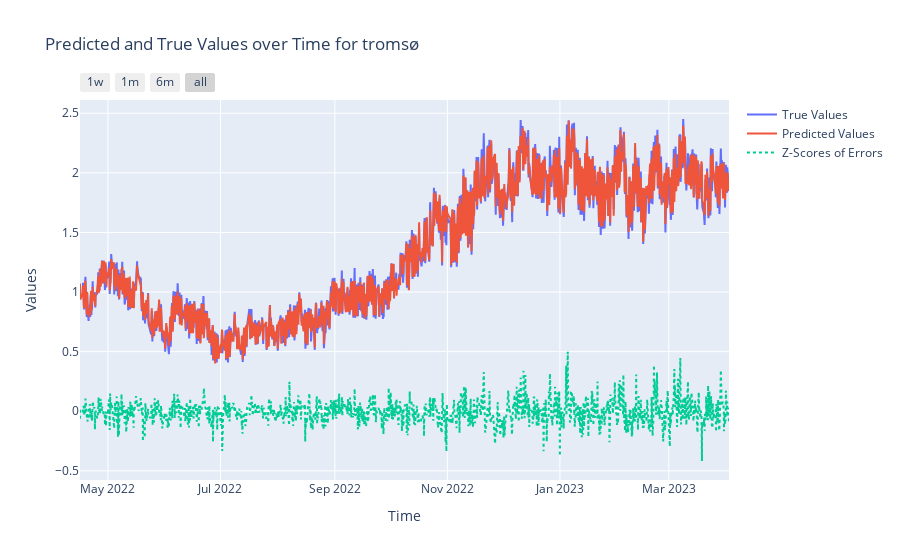
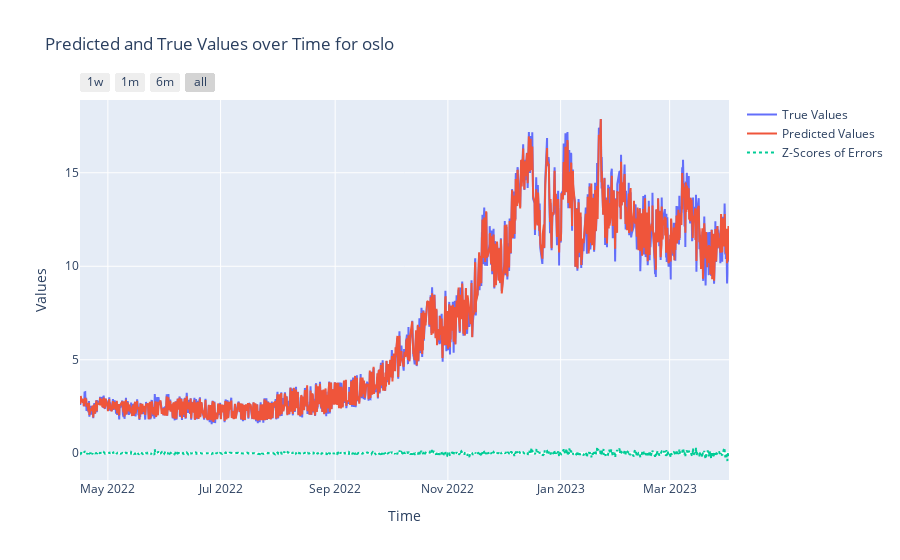
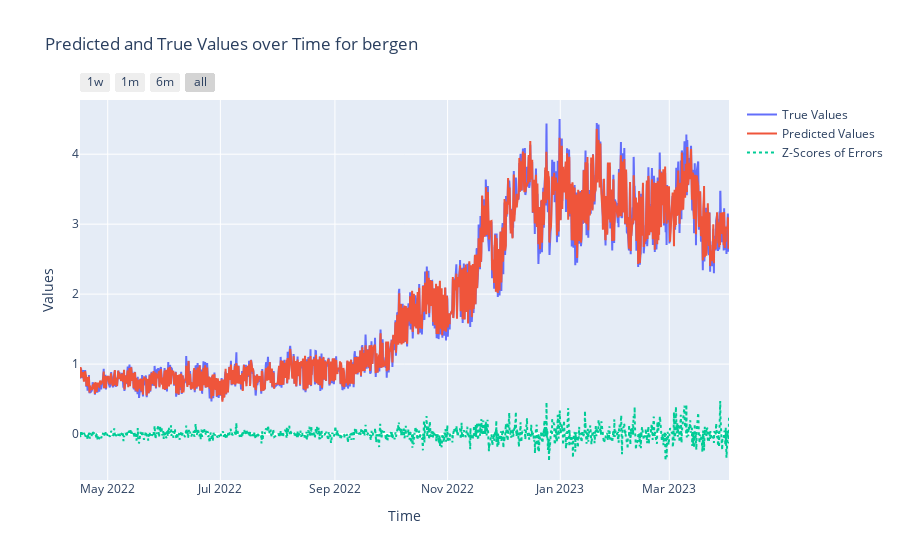
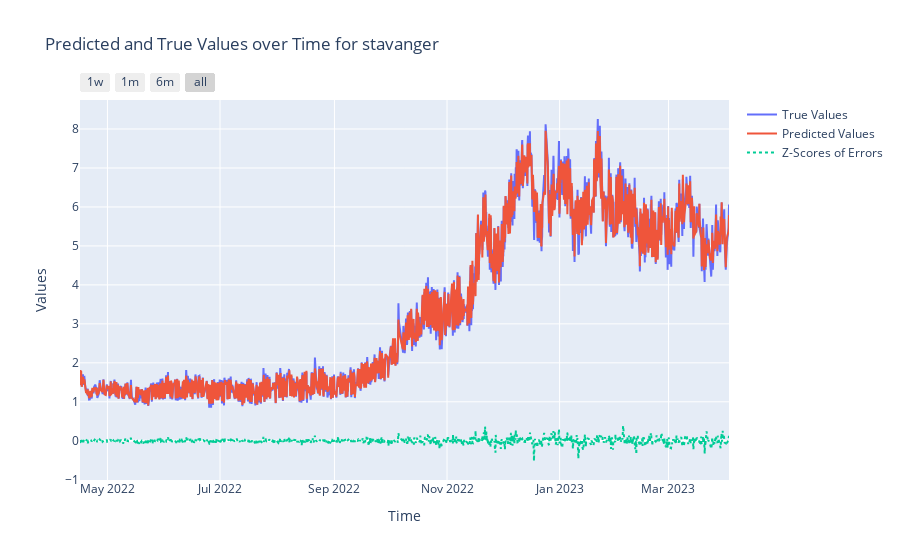

Write notebook code for charts like these, in order.
### Code cell
import plotly.graph_objects as go

locations = combined_predictions['original_location'].unique()

for location in locations:
    subset_df = combined_predictions[combined_predictions['original_location'] == location]
    
    time = subset_df['time']
    true_values = subset_df['consumption']
    predicted_values = subset_df['prediction_label']
    errors = true_values - predicted_values
    #std_devs = true_values.expanding().std()
    std_devs = true_values.std()
    z_scores = errors / std_devs

    fig = go.Figure()

    # Add traces for true values, predicted values, and z-scores
    fig.add_trace(go.Scatter(x=time, y=true_values, mode='lines', name='True Values'))
    fig.add_trace(go.Scatter(x=time, y=predicted_values, mode='lines', name='Predicted Values'))
    fig.add_trace(go.Scatter(x=time, y=z_scores, mode='lines', name='Z-Scores of Errors', line=dict(dash='dot')))

    # Update layout for better visualization
    fig.update_layout(
        title=f'Predicted and True Values over Time for {location}',
        xaxis_title='Time',
        yaxis_title='Values',
        xaxis=dict(
            rangeselector=dict(
                buttons=list([
                    dict(count=7, label="1w", step="day", stepmode="backward"),
                    dict(count=1, label="1m", step="month", stepmode="backward"),
                    dict(count=6, label="6m", step="month", stepmode="backward"),
                    dict(step="all")
                ])
            ),
            type="date"
        ),
        showlegend=True
    )

    fig.show()

### Figure 1 — Plotly figure (JSON) as saved in the notebook; plotly's stock layout.template omitted (floating-point values rounded to 4 significant figures; data arrays with more than 128 entries replaced by an {"elided": "..."} marker saying what was removed)
{"data": [{"mode": "lines", "name": "True Values", "type": "scatter", "x": {"elided": "1741 str values"}, "y": {"elided": "1741 float values"}}, {"mode": "lines", "name": "Predicted Values", "type": "scatter", "x": {"elided": "1741 str values"}, "y": {"elided": "1741 float values"}}, {"line": {"dash": "dot"}, "mode": "lines", "name": "Z-Scores of Errors", "type": "scatter", "x": {"elided": "1741 str values"}, "y": {"elided": "1741 float values"}}], "layout": {"showlegend": true, "title": {"text": "Predicted and True Values over Time for tromsø"}, "xaxis": {"rangeselector": {"buttons": [{"count": 7, "label": "1w", "step": "day", "stepmode": "backward"}, {"count": 1, "label": "1m", "step": "month", "stepmode": "backward"}, {"count": 6, "label": "6m", "step": "month", "stepmode": "backward"}, {"step": "all"}]}, "title": {"text": "Time"}, "type": "date"}, "yaxis": {"title": {"text": "Values"}}}}

### Figure 2 — Plotly figure (JSON) as saved in the notebook; plotly's stock layout.template omitted (floating-point values rounded to 4 significant figures; data arrays with more than 128 entries replaced by an {"elided": "..."} marker saying what was removed)
{"data": [{"mode": "lines", "name": "True Values", "type": "scatter", "x": {"elided": "1619 str values"}, "y": {"elided": "1619 float values"}}, {"mode": "lines", "name": "Predicted Values", "type": "scatter", "x": {"elided": "1619 str values"}, "y": {"elided": "1619 float values"}}, {"line": {"dash": "dot"}, "mode": "lines", "name": "Z-Scores of Errors", "type": "scatter", "x": {"elided": "1619 str values"}, "y": {"elided": "1619 float values"}}], "layout": {"showlegend": true, "title": {"text": "Predicted and True Values over Time for oslo"}, "xaxis": {"rangeselector": {"buttons": [{"count": 7, "label": "1w", "step": "day", "stepmode": "backward"}, {"count": 1, "label": "1m", "step": "month", "stepmode": "backward"}, {"count": 6, "label": "6m", "step": "month", "stepmode": "backward"}, {"step": "all"}]}, "title": {"text": "Time"}, "type": "date"}, "yaxis": {"title": {"text": "Values"}}}}

### Figure 3 — Plotly figure (JSON) as saved in the notebook; plotly's stock layout.template omitted (floating-point values rounded to 4 significant figures; data arrays with more than 128 entries replaced by an {"elided": "..."} marker saying what was removed)
{"data": [{"mode": "lines", "name": "True Values", "type": "scatter", "x": {"elided": "1767 str values"}, "y": {"elided": "1767 float values"}}, {"mode": "lines", "name": "Predicted Values", "type": "scatter", "x": {"elided": "1767 str values"}, "y": {"elided": "1767 float values"}}, {"line": {"dash": "dot"}, "mode": "lines", "name": "Z-Scores of Errors", "type": "scatter", "x": {"elided": "1767 str values"}, "y": {"elided": "1767 float values"}}], "layout": {"showlegend": true, "title": {"text": "Predicted and True Values over Time for bergen"}, "xaxis": {"rangeselector": {"buttons": [{"count": 7, "label": "1w", "step": "day", "stepmode": "backward"}, {"count": 1, "label": "1m", "step": "month", "stepmode": "backward"}, {"count": 6, "label": "6m", "step": "month", "stepmode": "backward"}, {"step": "all"}]}, "title": {"text": "Time"}, "type": "date"}, "yaxis": {"title": {"text": "Values"}}}}

### Figure 4 — Plotly figure (JSON) as saved in the notebook; plotly's stock layout.template omitted (floating-point values rounded to 4 significant figures; data arrays with more than 128 entries replaced by an {"elided": "..."} marker saying what was removed)
{"data": [{"mode": "lines", "name": "True Values", "type": "scatter", "x": {"elided": "1623 str values"}, "y": {"elided": "1623 float values"}}, {"mode": "lines", "name": "Predicted Values", "type": "scatter", "x": {"elided": "1623 str values"}, "y": {"elided": "1623 float values"}}, {"line": {"dash": "dot"}, "mode": "lines", "name": "Z-Scores of Errors", "type": "scatter", "x": {"elided": "1623 str values"}, "y": {"elided": "1623 float values"}}], "layout": {"showlegend": true, "title": {"text": "Predicted and True Values over Time for stavanger"}, "xaxis": {"rangeselector": {"buttons": [{"count": 7, "label": "1w", "step": "day", "stepmode": "backward"}, {"count": 1, "label": "1m", "step": "month", "stepmode": "backward"}, {"count": 6, "label": "6m", "step": "month", "stepmode": "backward"}, {"step": "all"}]}, "title": {"text": "Time"}, "type": "date"}, "yaxis": {"title": {"text": "Values"}}}}
